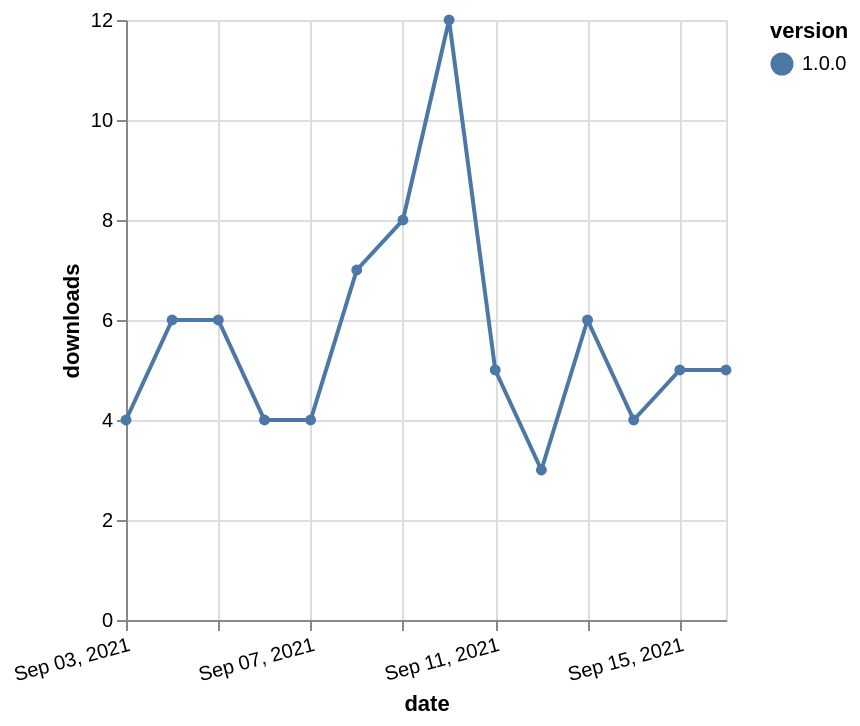

This figure's Vega-Lite source:
### Vega-Lite specification from a JSON file in a GitHub repository (floating-point values rounded to 4 significant figures)
{"$schema": "https://vega.github.io/schema/vega-lite/v5.json", "description": "A simple bar chart with embedded data.", "data": {"values": [{"date": "2021-09-03", "total": 436, "delta": 4, "version": "1.0.0"}, {"date": "2021-09-04", "total": 442, "delta": 6, "version": "1.0.0"}, {"date": "2021-09-05", "total": 448, "delta": 6, "version": "1.0.0"}, {"date": "2021-09-06", "total": 452, "delta": 4, "version": "1.0.0"}, {"date": "2021-09-07", "total": 456, "delta": 4, "version": "1.0.0"}, {"date": "2021-09-08", "total": 463, "delta": 7, "version": "1.0.0"}, {"date": "2021-09-09", "total": 471, "delta": 8, "version": "1.0.0"}, {"date": "2021-09-10", "total": 483, "delta": 12, "version": "1.0.0"}, {"date": "2021-09-11", "total": 488, "delta": 5, "version": "1.0.0"}, {"date": "2021-09-12", "total": 491, "delta": 3, "version": "1.0.0"}, {"date": "2021-09-13", "total": 497, "delta": 6, "version": "1.0.0"}, {"date": "2021-09-14", "total": 501, "delta": 4, "version": "1.0.0"}, {"date": "2021-09-15", "total": 506, "delta": 5, "version": "1.0.0"}, {"date": "2021-09-16", "total": 511, "delta": 5, "version": "1.0.0"}]}, "width": "container", "mark": {"type": "line", "point": {"filled": true}}, "encoding": {"x": {"field": "date", "type": "temporal", "timeUnit": "yearmonthdate", "title": "date", "axis": {"labelAngle": -15}}, "y": {"field": "delta", "type": "quantitative", "title": "downloads"}, "color": {"field": "version", "type": "nominal"}, "tooltip": {"field": "delta"}}}
